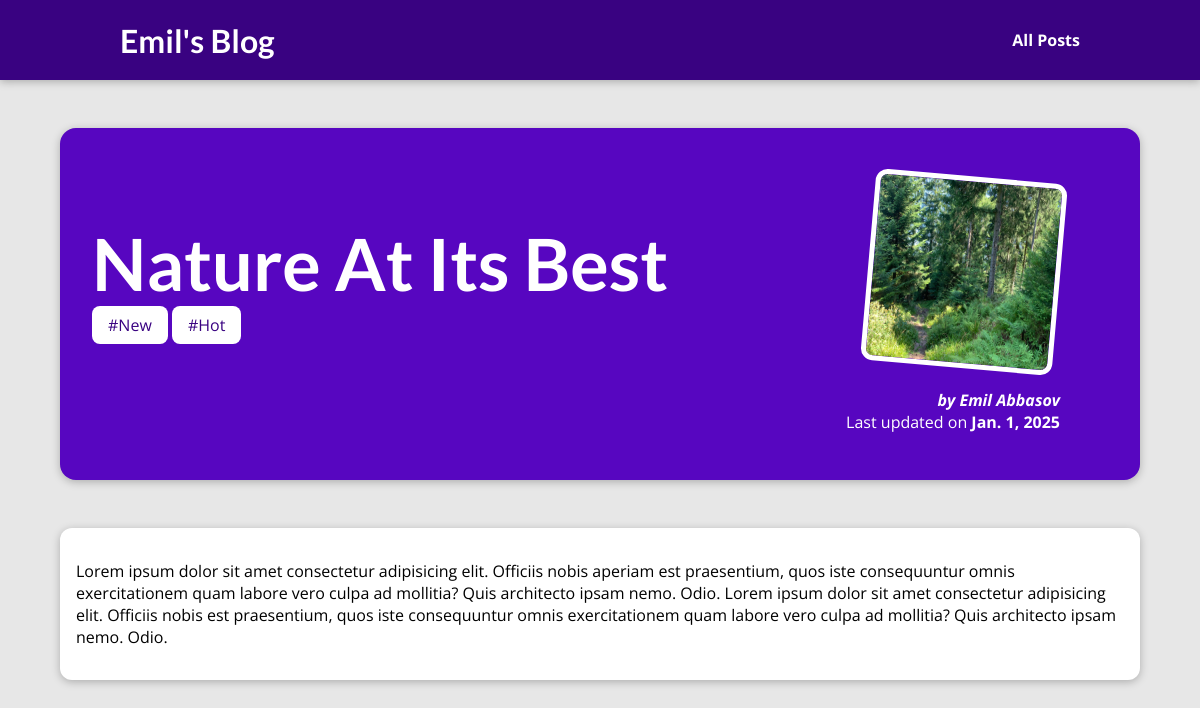
The page /posts/nature-at-its-best on the database its author committed.
### blog/models.py (models this page shows, shortened)
class Post(models.Model):
  title = models.CharField(max_length=150)
  excerpt = models.CharField(max_length=200)
  image_name = models.CharField(max_length=100)
  date = models.DateField(auto_now=True)
  slug = models.SlugField(unique=True)
  content = models.TextField(validators=[MinLengthValidator(10)])
  author = models.ForeignKey(Author, on_delete=models.SET_NULL, null=True, related_name='posts')
  tags = models.ManyToManyField(Tag)

class Tag(models.Model):
  caption = models.CharField(max_length=20)

class Author(models.Model):
  first_name = models.CharField(max_length=100)
  last_name = models.CharField(max_length=100)
  email_address = models.EmailField()
  def __str__(self):
    return f'{self.first_name} {self.last_name}'

### blog/views.py (the view)
# urls.py: path('posts/<slug:slug>', views.post_detail, name='post-detail') # /posts/my-first-post
def post_detail(request, slug):
  identified_post = get_object_or_404(Post, slug=slug)
  context = {
    'post': identified_post,
    'post_tags': identified_post.tags.all(),
  }
  return render(request, 'blog/post-detail.html', context=context)

### blog/templates/blog/post-detail.html (shortened to what this page needs)
{% extends "base.html" %}
{% load static %}
{% block css_files %}
  <link rel="stylesheet" href="{% static "blog/post-detail.css" %}">
{% endblock css_files %}
{% block content %}
<section id="summary">
  <h2>{{ post.title }}</h2>
  <div>
    {% for tag in post_tags %}
      <span class="tag">#{{ tag.caption }}</span>
    {% endfor %}
  </div>
  <article>
    <img src="{% static "blog/images/"|add:post.image_name %}" alt="{{ post.title }}">
    <address>by <a href="mailto: {{ post.author.email_address }}">{{ post.author }}</a></address>
    <div>
      Last updated on <time>{{ post.date }}</time>
    </div>
  </article>
</section>
<main>
  <p>{{ post.content|linebreaks }}</p>
</main>
{% endblock %}

### static/app.css (style rules this page uses)
* { box-sizing: border-box; }
html { font-family: 'Open Sans', 'Lato', sans-serif; }
body { margin: 0; }
h1, h2, h3 { font-family: 'Lato', sans-serif; font-weight: bold; }

### blog/static/blog/post-detail.css (style rules this page uses)
body { background-color: #e7e7e7; }
#summary { margin: 8rem auto 3rem auto; padding: 2rem; width: 90%; max-width: 90rem; border-radius: 16px; background-color: #5706c0; position: relative; box-shadow: 0 2px 8px rgba(0, 0, 0, 0.25); height: 22rem; }
#summary h2 { color: white; font-size: 4.5rem; margin-bottom: 0.5rem; }
#summary article { position: absolute; top: 2rem; right: 3rem; padding: 1rem 2rem; border-radius: 12px; text-align: right; color: white; }
#summary article img { width: 12rem; height: 12rem; border-radius: 12px; transform: rotateZ(5deg); border: 5px solid white; margin-bottom: 1rem; }
#summary address { font-weight: bold; }
#summary a { color: white; text-decoration: none; }
#summary time { font-weight: bold; }
main { width: 90%; max-width: 90rem; margin: 3rem auto; background-color: white; padding: 1rem; border-radius: 12px; box-shadow: 0 2px 8px rgba(0, 0, 0, 0.25); }
.tag { background-color: white; color: #390281; padding: 0.5rem 1rem; border: none; border-radius: 8px; }

### rows shown on the page
Post: title "Nature At Its Best", image_name (picture), author "Emil Abbasov", date "Jan. 1, 2025", content "Lorem ipsum dolor sit amet consectetur adipisicing elit. Officiis nobis aperiam est praesentium, quos iste consequuntur omnis exercitationem quam labore vero culpa ad mollitia? Quis architecto ipsam nemo. Odio. Lorem ipsum dolor sit amet consectetur adipisicing elit. Officiis nobis est praesentium, quos iste consequuntur omnis exercitationem quam labore vero culpa ad mollitia? Quis architecto ipsam nemo. Odio."
Tag: caption "New"
Tag: caption "Hot"
